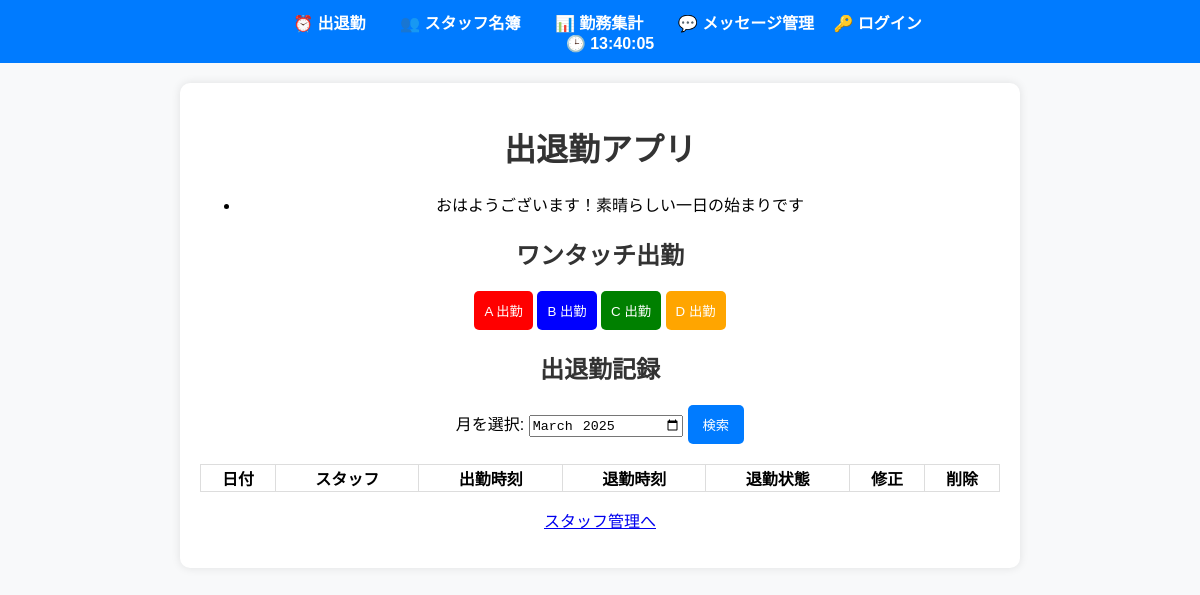
The app's page /attendance, older data.
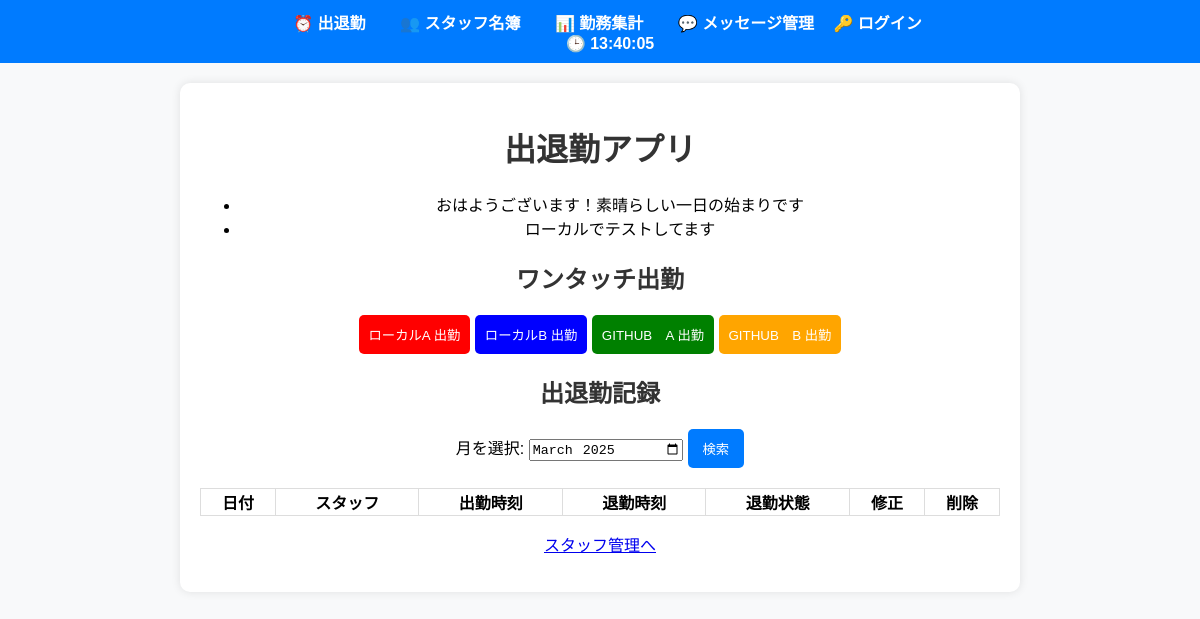
The same page, newer data.
### models.py (models this page shows)
class Message(db.Model):
    id = db.Column(db.Integer, primary_key=True)
    message_text = db.Column(db.String(255), nullable=False)

class Staff(db.Model):
    id = db.Column(db.Integer, primary_key=True)
    name = db.Column(db.String(100), nullable=False)

### routes.py (the view)
@app.route('/attendance', methods=['GET'])
def attendance():
    staff = Staff.query.all()
    selected_month = request.args.get('month', datetime.today().strftime('%Y-%m'))  # デフォルトで今月を表示
    messages = Message.query.all()  # ✅ メッセージを取得
    query = Attendance.query.join(Staff).order_by(Attendance.work_date.desc(), Attendance.clock_in.desc())
    if selected_month:
        query = query.filter(func.strftime('%Y-%m', Attendance.work_date) == selected_month)
    attendance_records = query.all()
    return render_template('attendance.html', staff=staff, attendance_records=attendance_records, selected_month=selected_month, messages=messages)

### templates/attendance.html (shortened to what this page needs)
{% extends "base.html" %}
{% block content %}
<h1>出退勤アプリ</h1>
<ul>
    {% if messages %}
        {% for message in messages %}
            <li>{{ message.message_text }}</li>
        {% endfor %}
    {% else %}
        <li>📢 登録されたメッセージはありません。</li>
    {% endif %}
</ul>
<h2>ワンタッチ出勤</h2>
{% set colors = ["red", "blue", "green", "orange", "purple"] %}
{% for person in staff[:5] %}
<form action="{{ url_for('clock_in') }}" method="POST" style="display:inline;">
    <button type="submit" style="background-color: {{ colors[loop.index0 % colors|length] }}; color: white; padding: 10px; border: none; border-radius: 5px; cursor: pointer;">
        {{ person.name }} 出勤
    </button>
</form>
{% endfor %}
<h2>出退勤記録</h2>
<form method="GET">
    <label>月を選択:</label>
    <input type="month" name="month" value="{{ selected_month }}">
    <button type="submit">検索</button>
</form>
<table>
    <tr>
        <th>日付</th>
        <th>スタッフ</th>
        <th>出勤時刻</th>
        <th>退勤時刻</th>
        <th>退勤状態</th>
        <th>修正</th>
        <th>削除</th>
    </tr>
</table>
<p><a href="{{ url_for('staff_list') }}">スタッフ管理へ</a></p>
{% endblock %}

Row changes from the older to the newer data that the page shows:
added Message: message_text "ローカルでテストしてます"
changed Staff: name "A" → "ローカルA"
changed Staff: name "B" → "ローカルB"
changed Staff: name "C" → "GITHUB A"
changed Staff: name "D" → "GITHUB B"
